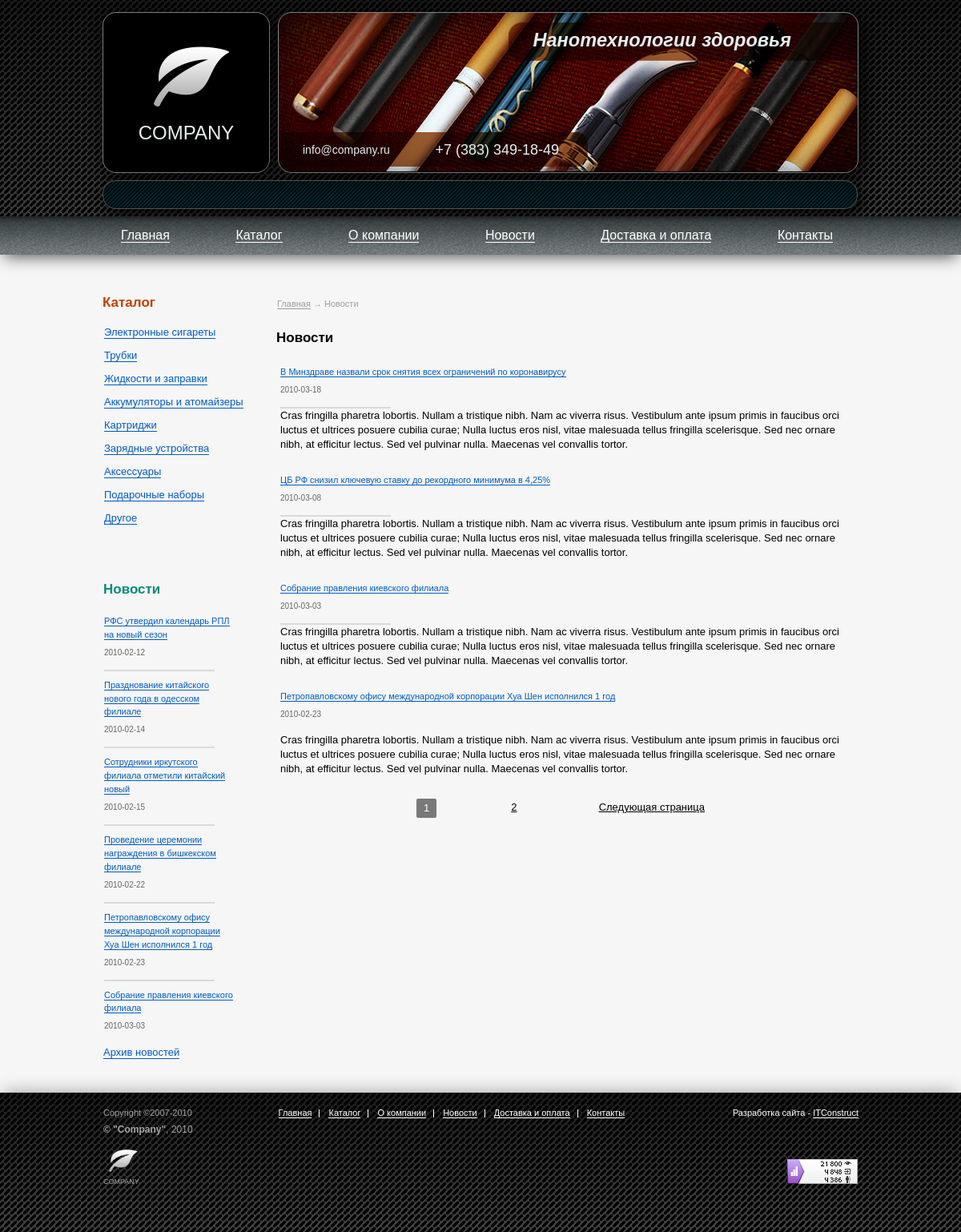
/Companysmoke/news.php, run on an earlier commit of the app's database.
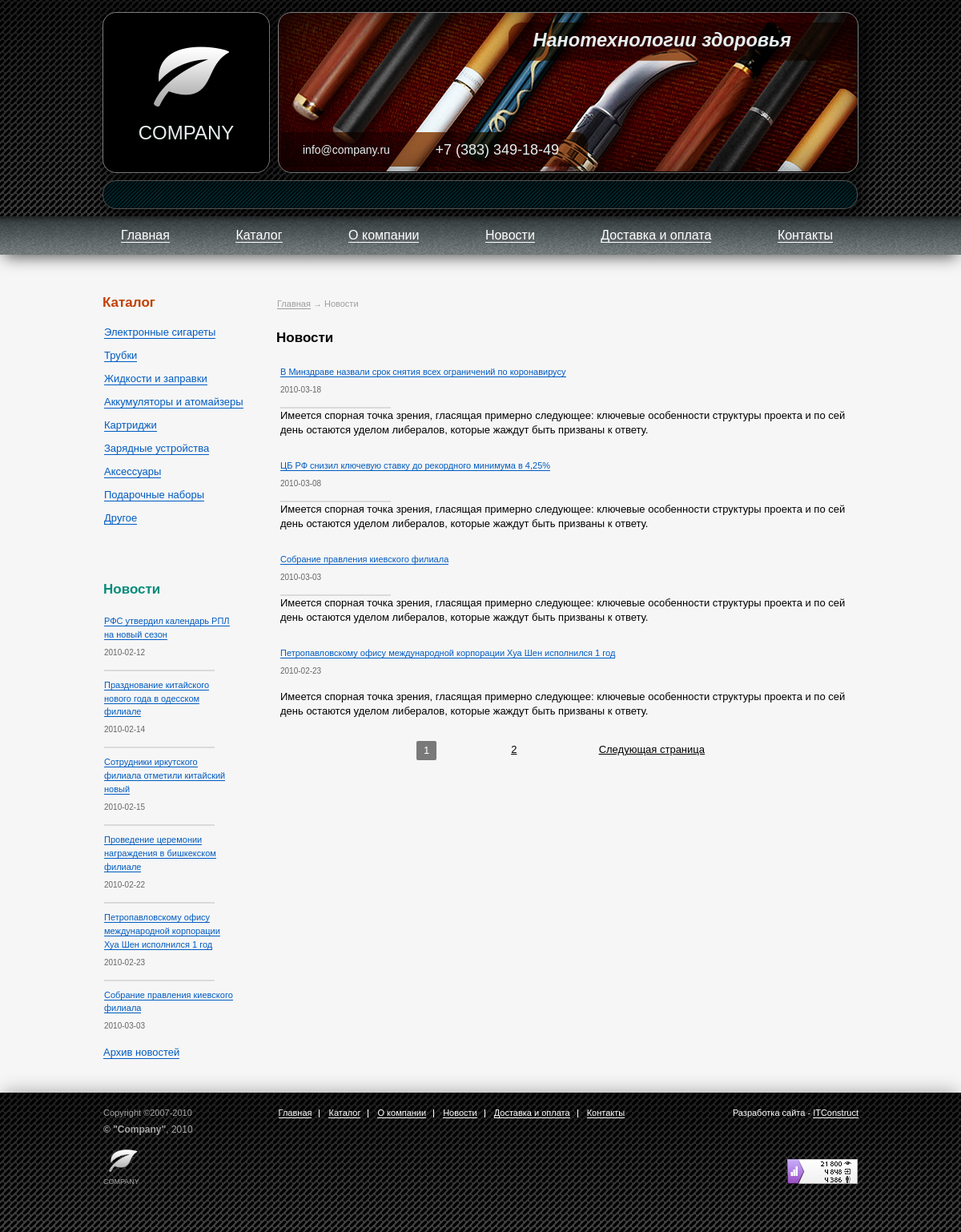
And on a later commit of the database.
### tables this page shows
CREATE TABLE News (
	news_id INT NOT NULL AUTO_INCREMENT,
	title VARCHAR(255) NOT NULL,
	date DATE NOT NULL,
	preview TEXT,
	description TEXT,
	CONSTRAINT news__pk PRIMARY KEY (news_id)
);

CREATE TABLE Category (
    category_id INT NOT NULL AUTO_INCREMENT,
    name VARCHAR(40) NOT NULL,
	category_img VARCHAR(255),
    CONSTRAINT category__pk PRIMARY KEY (category_id),
    CONSTRAINT category__name__uk UNIQUE (name)
);

### Companysmoke/application/models/news.php (called while the page is built, shortened)
<?php
include_once("includes/lib.php");
include_once("includes/config.php");
$news_array = getNews();
$categories = getCategories();
$menu = extensionMenu($menu, 'Каталог', $categories);
$query = "SELECT COUNT(*) AS count FROM News";
$result = mysqli_query($connection, $query);
$result =  mysqli_fetch_assoc($result);
$count_pages = ceil($result['count']/PAGENEWSCOUNT);
$pagination = pagination($page, $count_pages, );
$art = ($page * PAGENEWSCOUNT) - PAGENEWSCOUNT;
$query = "SELECT news_id, title, date, preview FROM News ORDER BY date DESC LIMIT $art,".PAGENEWSCOUNT;
$result = mysqli_query($connection, $query);
$all_news = array();
while($news = mysqli_fetch_assoc($result)){
    $all_news[] = $news;
}
$breadcrumbs = array();
$breadcrumbs['Главная'] = '/';
$breadcrumbs['Новости'] = null;
include('application/views/news.php');
?>

### Companysmoke/news.php (called while the page is built, shortened)
<?php
    $page = (isset($_GET['page'])) ? $_GET['page'] : 1;
    include('application/models/news.php');
?>

### Companysmoke/includes/config.php (called while the page is built, shortened)
<?php
    $menu = array (
        'index.php'=> [
            'title' => 'Главная',
            'activeLinks' => array(
                '',
                '/'
            ),
            'submenu' => null
        ],
        'catalog.php' => [
            'title' => 'Каталог',
            'activeLinks' => array(
                'product.php'
            ),
            'submenu' => null
        ],
        'about.php' => [
            'title' => 'О компании',
            'activeLinks' => null,
            'submenu' => null
        ],
        'news.php' => [
            'title' => 'Новости',
            'activeLinks' => array(
                'news-detail.php'
            ),
            'submenu' => null
        ],
        'paydelivery.php' => [
            'title' => 'Доставка и оплата',
            'activeLinks' => null,
            'submenu' => null
        ],
        'contacts.php' => [
            'title' => 'Контакты',
            'activeLinks' => null,
            'submenu' => null
        ]
    );
?>

### Companysmoke/application/views/news.php (the view)
<?php
include('includes/template_header.php');
?>
<nav class="bread-crumbs-container product__bread-crumbs">
	<ul class="bread-crumbs">
	<?foreach($breadcrumbs as $title=>$link):?>
			<?if($link):?>
				<li class="bread-crumb"><a class="bread-crumb__link" href="<?=$link?>"><?=$title?></a></li>
			<?else:?>
				<li class="bread-crumb bread-crumb_current"><?=$title?></li>
			<?endif?>
		<?endforeach?>
	</ul>
</nav>
<h1>Новости</h1>
<ul class="news-list">
	<?if($all_news):?>
		<?foreach($all_news as $news=>$new):?>
			<li class="news-item">
				<a class="news-item__link" href="/news-detail.php?id=<?=$new['news_id']?>"><?=$new['title']?></a>
				<span class="news-item__date"><?=$new['date']?></span>
				<p><?= $new['preview']?></p>
			</li>
		<?endforeach?>
	<?else:?>
		<p>Пока новостей нет</p>
	<?endif?>
</ul>
<ul class="paginator catalog-page__paginator">
	<?=($count_pages>1) ? $pagination : null?>
</ul>
<?php
include('includes/template_footer.php');
?>

### Companysmoke/includes/lib.php (shortened to what this page needs)
<?php
function getCategories() {
    global $connection;
    $query = "SELECT * FROM Category";
    $result = mysqli_query($connection, $query);
    while ($element = mysqli_fetch_assoc($result)) {
        $array[$element['category_id']]['title'] = $element['name'];
        $array[$element['category_id']]['img'] = $element['category_img'];
        $array[$element['category_id']]['submenu'] = null;
    }
    return $array;
}
function getNews() {
    global $connection;
    $query = "SELECT news_id, title, date FROM News ORDER BY date LIMIT 0,".NEWSCOUNT;
    $result = mysqli_query($connection, $query);
    while ($element = mysqli_fetch_assoc($result)) {
        $array[] = $element;
    }
    return $array;
}
function extensionMenu($menu, $menu_additem, $submenu) {
    foreach($menu as $menu_item => $item) {
        if ($item['title'] == $menu_additem) {
            $menu[$menu_item]['submenu'] = $submenu;
            return $menu;
        }
    }
    return $menu;
}
function currentPage() {
    $cur_url = $_SERVER['REQUEST_URI'];
	$urls = explode('/', $cur_url);
    $urls[1] = (!empty($urls[1])) ? explode('?',$urls[1])[0] : null;
    return $urls[1];
}
function pagination($page, $count_pages, $correct_param = false){
    $forward = null;
    $pagination = '';
    $uri = '?';
    for ($i = 1; $i <= $count_pages; $i++) {
        if ($page == $i) $pagination= $pagination."<li class='paginator__elem paginator__elem_current'><span class='paginator__link'>$i</span></li>";
        else $pagination= $pagination."<li class='paginator__elem'><a href='{$uri}page=" .($i)."' class='paginator__link'>$i</a></li>";
    }
    if( $page < $count_pages ){
        $forward = "<li class='paginator__elem paginator__elem_next'><a href='{$uri}page=" .($page+1). "' class='paginator__link'>Следующая страница</a></li>";
    }
    return $pagination.$forward;
}
?>

### Companysmoke/application/views/includes/template_header.php (shortened to what this page needs)
<!DOCTYPE html>
<html lang="ru">
<head>
	<link rel="stylesheet" href="/source/css/stylesheet.css">
</head>
<body>
	<header class="page-header">
		<div class="wrapper">
			<aside class="header-top">
				<div class="header-logo">
					<img class="header-logo__image" src=" /source/img/logo.png" alt="Логотип" width="95" height="75">
					<span class="header-logo__caption">Company</span>
				</div>
				<div class="company-info">
					<b class="company-info__tagline">Нанотехнологии здоровья</b>
					<div class="contacts">
						<a class="contacts__link-mail" href="mailto:info@company.ru">info@company.ru</a>
						<a class="contacts__link-phone" href="tel:+73833491849">+7 (383) 349-18-49</a>
					</div>
				</div>
			</aside>
			<div class="user-info">
			</div>
		</div>
		<nav class="header-nav">
			<div class="wrapper">
				<ul class="menu-togglable">
					<?$current_page = currentPage()?>
					<?foreach ($menu as $menu_item=>$item):?>
						<?if($current_page == $menu_item || (is_array($item['activeLinks']) && in_array($current_page, $item['activeLinks']))):?>
							<li class="header-nav-item"><span><span class="header-nav-item__link header-nav-item__link_current"><?=$item['title']?></span></span>
							<?if(isset($item['submenu'])):?>
								<ul class="sub-menu">
								<?foreach($item['submenu'] as $submenu=>$submenu_item):?>
									<li class="sub-menu__list-item"><a class="sub-menu__link" href="catalog.php?id=<?=$submenu?>"><?=$submenu_item['title']?></a></li>
								<?endforeach?>
								</ul>
							<?endif?>
							</li>
						<?else:?>
							<li class="header-nav-item"><span><a class="header-nav-item__link" href="<?=$menu_item?>"><?=$item['title']?></a></span></li>
						<?endif?>
					<?endforeach?>
				</ul>
			</div>
		</nav>
	</header>
	<div class="content">
		<div class="wrapper content__wrapper">
		<main class="<?=(currentPage() == '' || currentPage() == 'index.php') ? "categories" : "inside-content"?>">

### Companysmoke/application/views/includes/template_footer.php (shortened to what this page needs)
</main>
<div class="sidebar">
	<section class="catalog">
		<h2 class="sidebar__headline">Каталог</h2>
		<ul class="catalog-list">
			<?foreach($categories as $category=>$cat_item):?>
				<li class="catalog-list__item"><a class="catalog-list__link" href="/catalog.php?id=<?=$category?>"><?=$cat_item['title']?></a></li>
			<?endforeach?>
		</ul>
	</section>
	<section class="news">
		<h2 class="sidebar__headline news__headline">Новости</h2>
		<ul class="news-list">
			<?foreach($news_array as $news=>$new):?>
				<li class="news-item">
					<a class="news-item__link" href=" /news-detail.php?id=<?=$new['news_id']?>">
					<?=$new['title']?>
					</a>
					<span class="news-item__date"><?=$new['date']?></span>
				</li>
			<?endforeach?>
		</ul>
		<span class="archive"><a class="archive__link" href=" /news.php">Архив новостей</a></span>
	</section>
</div>
</div>
</div>
<footer class="page-footer">
	<div class="wrapper page-footer__wrapper">
		<div class="copyright">
			<span class="copyright__part copyright__lifetime">Copyright ©2007-2010</span>
			<span class="copyright__part copyright__company-lifetime"><b>© "Company"</b>, 2010</span>
			<img class="copyright__image" src=" /source/img/logo.png" alt="Company-logo">
			<span class="copyright__part copyrhigt__company-name">Company</span>
		</div>
		<nav class="footer-nav">
			<ul class="footer-nav__list">
				<?$current_page = currentPage();?>
				<?foreach ($menu as $menu_item=>$item):?>
					<?if($current_page == $menu_item || ($item['activeLinks'] != null && in_array($current_page, $item['activeLinks']))):?>
						<li class="footer-nav__list-item"><span class="footer-nav__link"><?=$item['title']?></span></li>
					<?else:?>
						<li class="footer-nav__list-item"><a class="footer-nav__link" href="<?=$menu_item?>"><?=$item['title']?></a></li>
					<?endif?>
				<?endforeach?>
			</ul>
		</nav>
		<div class="developer">
			<span class="developer__ref">Разработка сайта - <a class="developer__link" href="https://itconstruct.ru/">ITConstruct</a></span>
			<img class="counter" src=" /source/img/counter.png" alt="Page-counter">
		</div>
	</div>
</footer>
</body>
</html>

What changed in the data, as far as the page shows it:
changed news "В Минздраве назвали срок снятия всех ограничений по коронавирусу": preview "Cras fringilla pharetra lobortis. Nullam a tristique nibh. Nam ac viverra risus. Vestibulum ante ipsum primis in faucibus orci luctus et ultrices posuere cubilia curae; Nulla luctus eros nisl, vitae malesuada tellus fringilla scelerisque. Sed nec ornare nibh, at efficitur lectus. Sed vel pulvinar nulla. Maecenas vel convallis tortor." → "Имеется спорная точка зрения, гласящая примерно следующее: ключевые особенности структуры проекта и по сей день остаются уделом либералов, которые жаждут быть призваны к ответу."
changed news "ЦБ РФ снизил ключевую ставку до рекордного минимума в 4,25%": preview "Cras fringilla pharetra lobortis. Nullam a tristique nibh. Nam ac viverra risus. Vestibulum ante ipsum primis in faucibus orci luctus et ultrices posuere cubilia curae; Nulla luctus eros nisl, vitae malesuada tellus fringilla scelerisque. Sed nec ornare nibh, at efficitur lectus. Sed vel pulvinar nulla. Maecenas vel convallis tortor." → "Имеется спорная точка зрения, гласящая примерно следующее: ключевые особенности структуры проекта и по сей день остаются уделом либералов, которые жаждут быть призваны к ответу."
changed news "Собрание правления киевского филиала": preview "Cras fringilla pharetra lobortis. Nullam a tristique nibh. Nam ac viverra risus. Vestibulum ante ipsum primis in faucibus orci luctus et ultrices posuere cubilia curae; Nulla luctus eros nisl, vitae malesuada tellus fringilla scelerisque. Sed nec ornare nibh, at efficitur lectus. Sed vel pulvinar nulla. Maecenas vel convallis tortor." → "Имеется спорная точка зрения, гласящая примерно следующее: ключевые особенности структуры проекта и по сей день остаются уделом либералов, которые жаждут быть призваны к ответу."
changed news "Петропавловскому офису международной корпорации Хуа Шен исполнился 1 год": preview "Cras fringilla pharetra lobortis. Nullam a tristique nibh. Nam ac viverra risus. Vestibulum ante ipsum primis in faucibus orci luctus et ultrices posuere cubilia curae; Nulla luctus eros nisl, vitae malesuada tellus fringilla scelerisque. Sed nec ornare nibh, at efficitur lectus. Sed vel pulvinar nulla. Maecenas vel convallis tortor." → "Имеется спорная точка зрения, гласящая примерно следующее: ключевые особенности структуры проекта и по сей день остаются уделом либералов, которые жаждут быть призваны к ответу."
